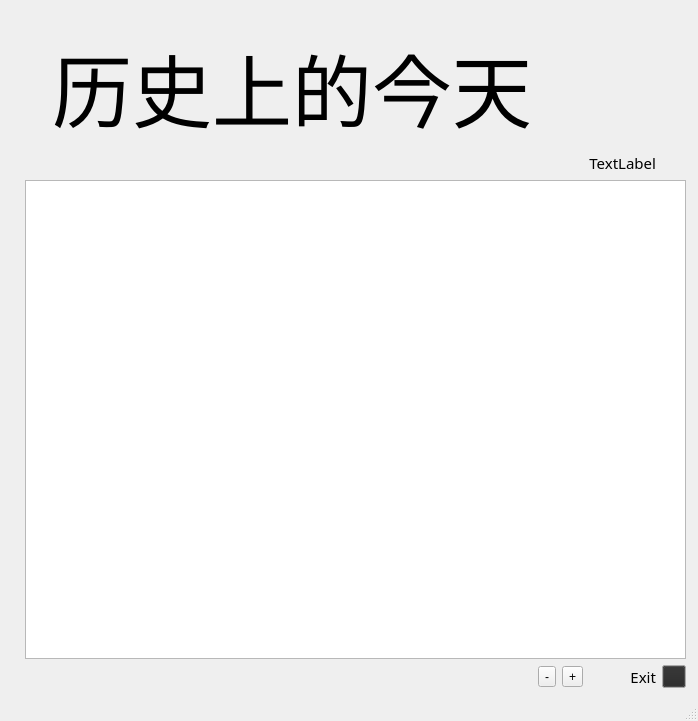
<?xml version="1.0" encoding="UTF-8"?>
<ui version="4.0">
 <class>MainWindow</class>
 <widget class="QMainWindow" name="MainWindow">
  <property name="geometry">
   <rect>
    <x>0</x>
    <y>0</y>
    <width>698</width>
    <height>721</height>
   </rect>
  </property>
  <property name="mouseTracking">
   <bool>true</bool>
  </property>
  <property name="windowTitle">
   <string>MainWindow</string>
  </property>
  <widget class="QWidget" name="centralWidget">
   <widget class="QWidget" name="layoutWidget">
    <property name="geometry">
     <rect>
      <x>14</x>
      <y>18</y>
      <width>683</width>
      <height>681</height>
     </rect>
    </property>
    <layout class="QGridLayout" name="gridLayout">
     <item row="1" column="5">
      <widget class="QLabel" name="label_2">
       <property name="font">
        <font>
         <family>微软雅黑</family>
         <pointsize>11</pointsize>
        </font>
       </property>
       <property name="text">
        <string>TextLabel</string>
       </property>
       <property name="alignment">
        <set>Qt::AlignRight|Qt::AlignTrailing|Qt::AlignVCenter</set>
       </property>
      </widget>
     </item>
     <item row="5" column="5">
      <widget class="QLabel" name="label">
       <property name="font">
        <font>
         <family>微软雅黑</family>
         <pointsize>11</pointsize>
        </font>
       </property>
       <property name="mouseTracking">
        <bool>true</bool>
       </property>
       <property name="text">
        <string>Exit</string>
       </property>
       <property name="alignment">
        <set>Qt::AlignRight|Qt::AlignTrailing|Qt::AlignVCenter</set>
       </property>
      </widget>
     </item>
     <item row="0" column="2">
      <widget class="QLabel" name="label_3">
       <property name="font">
        <font>
         <family>等线</family>
         <pointsize>60</pointsize>
        </font>
       </property>
       <property name="text">
        <string>历史上的今天</string>
       </property>
       <property name="alignment">
        <set>Qt::AlignCenter</set>
       </property>
      </widget>
     </item>
     <item row="5" column="6">
      <widget class="QToolButton" name="toolButton">
       <property name="palette">
        <palette>
         <active>
          <colorrole role="Button">
           <brush brushstyle="SolidPattern">
            <color alpha="255">
             <red>39</red>
             <green>39</green>
             <blue>39</blue>
            </color>
           </brush>
          </colorrole>
          <colorrole role="Text">
           <brush brushstyle="SolidPattern">
            <color alpha="255">
             <red>231</red>
             <green>12</green>
             <blue>144</blue>
            </color>
           </brush>
          </colorrole>
         </active>
         <inactive>
          <colorrole role="Button">
           <brush brushstyle="SolidPattern">
            <color alpha="255">
             <red>39</red>
             <green>39</green>
             <blue>39</blue>
            </color>
           </brush>
          </colorrole>
          <colorrole role="Text">
           <brush brushstyle="SolidPattern">
            <color alpha="255">
             <red>231</red>
             <green>12</green>
             <blue>144</blue>
            </color>
           </brush>
          </colorrole>
         </inactive>
         <disabled>
          <colorrole role="Button">
           <brush brushstyle="SolidPattern">
            <color alpha="255">
             <red>39</red>
             <green>39</green>
             <blue>39</blue>
            </color>
           </brush>
          </colorrole>
          <colorrole role="Text">
           <brush brushstyle="SolidPattern">
            <color alpha="127">
             <red>255</red>
             <green>255</green>
             <blue>255</blue>
            </color>
           </brush>
          </colorrole>
         </disabled>
        </palette>
       </property>
       <property name="font">
        <font>
         <family>微软雅黑</family>
         <pointsize>11</pointsize>
        </font>
       </property>
       <property name="cursor">
        <cursorShape>ArrowCursor</cursorShape>
       </property>
       <property name="mouseTracking">
        <bool>true</bool>
       </property>
       <property name="text">
        <string/>
       </property>
      </widget>
     </item>
     <item row="3" column="1" colspan="6">
      <widget class="QTextEdit" name="textEdit">
       <property name="font">
        <font>
         <family>等线</family>
         <pointsize>18</pointsize>
        </font>
       </property>
       <property name="mouseTracking">
        <bool>true</bool>
       </property>
       <property name="autoFillBackground">
        <bool>true</bool>
       </property>
      </widget>
     </item>
     <item row="5" column="3">
      <widget class="QToolButton" name="btfontm">
       <property name="text">
        <string>-</string>
       </property>
      </widget>
     </item>
     <item row="5" column="4">
      <widget class="QToolButton" name="btfontp">
       <property name="text">
        <string>+</string>
       </property>
      </widget>
     </item>
    </layout>
   </widget>
  </widget>
  <widget class="QStatusBar" name="statusBar">
   <property name="cursor">
    <cursorShape>SizeAllCursor</cursorShape>
   </property>
  </widget>
 </widget>
 <layoutdefault spacing="6" margin="11"/>
 <resources/>
 <connections/>
</ui>
